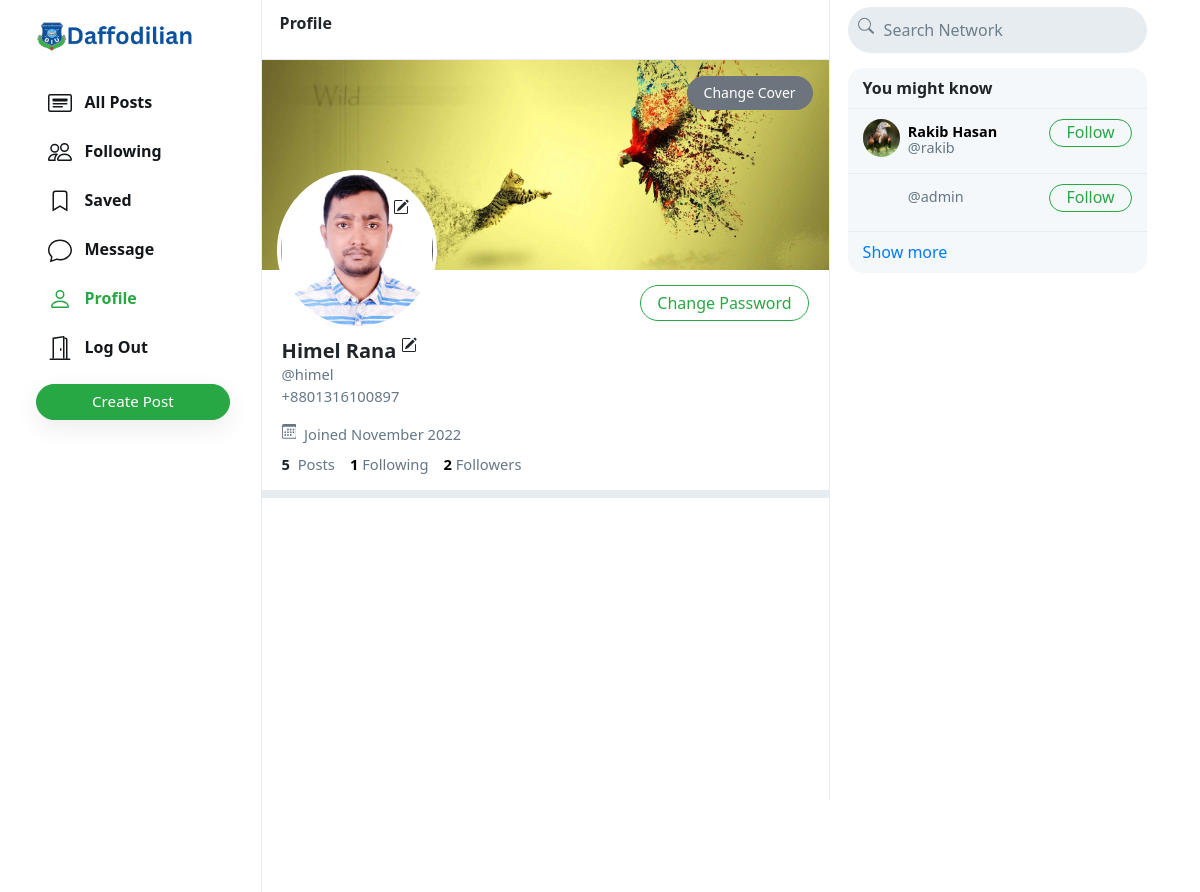
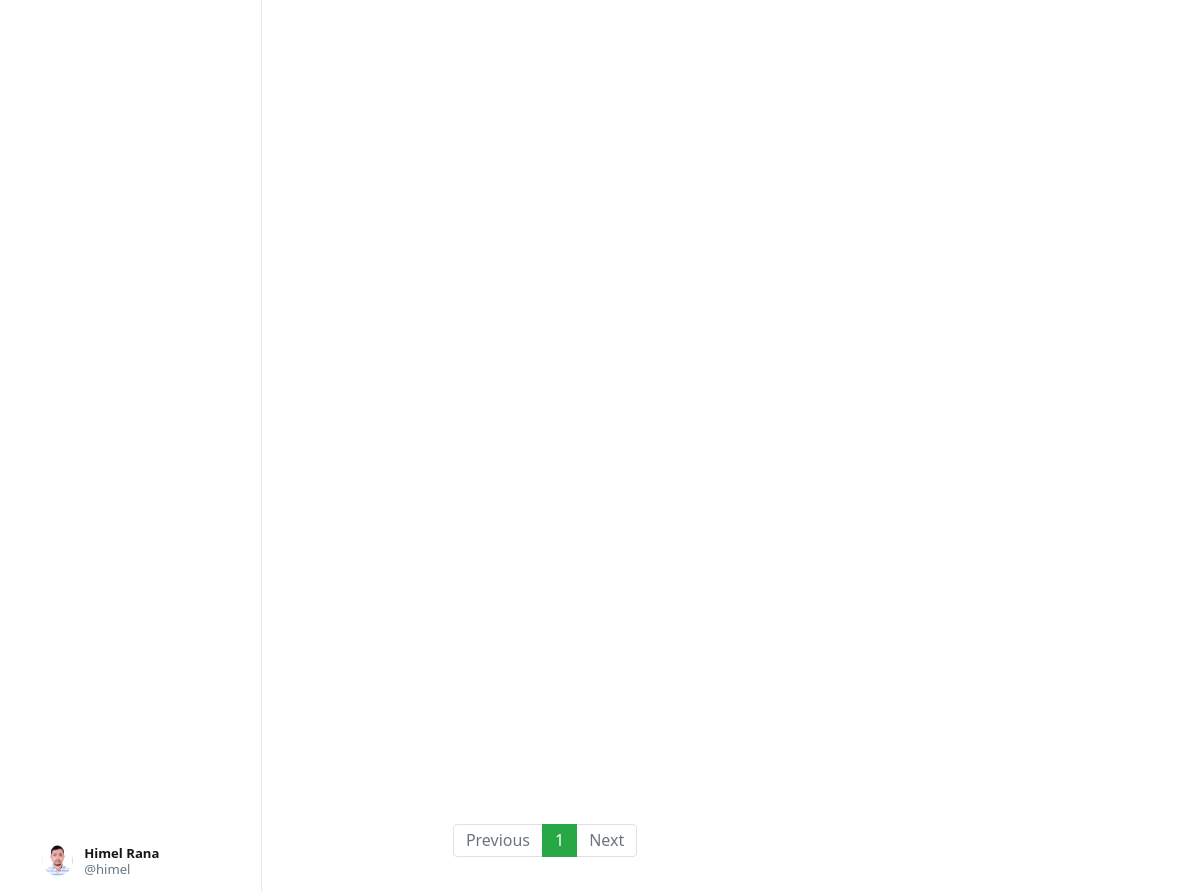
The app's page /himel (signed in) with its own data (2 pictures, top to bottom).
### network/models.py (models this page shows, shortened)
class User(AbstractUser):
    profile_pic = models.ImageField(upload_to='profile_pic/')
    bio = models.TextField(max_length=160, blank=True, null=True)
    cover = models.ImageField(upload_to='covers/', blank=True)

### network/views.py (the view, shortened to what this page needs)
# urls.py: path("<str:username>", views.profile, name='profile'),
@login_required(login_url='/n/login')
def profile(request, username):
    user = User.objects.get(username=username)
    all_posts = Post.objects.filter(creater=user).order_by('-date_created')
    paginator = Paginator(all_posts, 10)
    page_number = request.GET.get('page')
    if page_number == None:
        page_number = 1
    posts = paginator.get_page(page_number)
    followings = []
    suggestions = []
    follower = False
    if request.user.is_authenticated:
        followings = Follower.objects.filter(followers=request.user).values_list('user', flat=True)
        suggestions = User.objects.exclude(pk__in=followings).exclude(username=request.user.username).order_by("?")[:6]
        if request.user in Follower.objects.get(user=user).followers.all():
            follower = True
    follower_count = Follower.objects.get(user=user).followers.all().count()
    following_count = Follower.objects.filter(followers=user).count()
    return render(request, 'network/profile.html', {
        "username": user,
        "posts": posts,
        "posts_count": all_posts.count(),
        "suggestions": suggestions,
        "page": "profile",
        "is_follower": follower,
        "follower_count": follower_count,
        "following_count": following_count
    })

### network/templates/network/profile.html (shortened to what this page needs)
{% extends 'network/index.html' %}
{% load static %}
{% block profile %}
    <div class="profile-view" data-user="{{username.username}}">
        <div class="cover-image" style="background-image: url(/media/{{username.cover}})">
            {% if user.username == username.username %}
            <button onclick="change_cover_photo()" class="btn btn-sm btn-secondary m-3 float-right" href="#">Change Cover</button>
            {% endif %}
        </div>
        <div class="profile-image" style="background-image: url(/media/{{username.profile_pic}})">
            {% if user.username == username.username %}
            <span onclick="change_profile_photo()" style="cursor: pointer;"  class="float-right m-4" href="#">
            </span>
            {% endif %}
        </div>
        <div class="profile-details">
            <div>
                {% if user.username == username.username %}
                    <button onclick="change_password()" class="btn btn-outline-success float-right" >Change Password</button>
                {% elif is_follower %}
                    <button class="btn btn-success float-right" onclick="unfollow_user(this,'{{username.username}}','edit_page')" id="following-btn">Following</button>
                {% else %}
                    <button class="btn btn-outline-success float-right" onclick="follow_user(this,'{{username.username}}','edit_page')" id="follow-btn">Follow</button>
                {% endif %}
            </div>
            <div class="details-data">
                <h5>{{username.first_name}} {{username.last_name}}
                    {% if user.username == username.username %}
                    <span  onclick="change_full_name()">
                    </span>
                    {% endif %}
                </h5>
                <div class="grey">@{{username.username}}</div>
                <div class="grey">+8801316100897
                </div>
                <div class="grey" style="padding: 8px 0px;">
                    &nbsp;Joined {{username.date_joined | date:"F Y"}}
                </div>
                <div>
                    <strong>
                        {{posts_count}}
                    </strong>
                    &nbsp;<span class="grey">Posts</span>
                    <a href="#">
                        <strong id="following__count">{{following_count | default:0}}</strong>&nbsp;<span class="grey">Following</span>
                    </a>
                    <a href="#">
                        <strong id="follower__count">{{follower_count | default:0}}</strong>&nbsp;<span class="grey">Followers</span>
                    </a>
                </div>
            </div>
        </div>
    </div>
    <div class="space"></div>
{% endblock %}

### network/templates/network/layout.html (shortened to what this page needs)
{% load static %}
<!DOCTYPE html>
<html lang="en">
    <head>
        <link rel="stylesheet" href="https://stackpath.bootstrapcdn.com/bootstrap/4.4.1/css/bootstrap.min.css">
        <link href="{% static 'network/styles.css' %}" rel="stylesheet">
    </head>
    <body>
        <div class="body" data-page="{{page}}">
            <div class="sidenav">
                <a href="{% url 'index' %}" class="navbar-brand">
                    <img src="{% static 'network/Images/logo.png' %}" height="31px">
                </a>
                <div style="height: 100%;">
                    <div>
                        <div>
                            <ul>
                                <li class="nav-item" id="all_posts">
                                <a href="{% url 'index' %}" class="nav-link">
                                    <div>
                                        &nbsp;&nbsp;All Posts
                                    </div>
                                </a>
                                </li>
                                {% if user.is_authenticated %}
                                    <li class="nav-item" id="following">
                                        <a href="{% url 'following' %}" class="nav-link">
                                            <div>
                                                &nbsp;&nbsp;Following
                                            </div>
                                        </a>
                                    </li>
                                    <li class="nav-item" id="saved">
                                        <a href="{% url 'saved' %}" class="nav-link">
                                            <div>
                                                <svg width="1.5em" height="1.5em" viewBox="0 0 16 16" class="bi bi-bookmark" fill="currentColor" xmlns="http://www.w3.org/2000/svg">
                                                    <path fill-rule="evenodd" d="M8 12l5 3V3a2 2 0 0 0-2-2H5a2 2 0 0 0-2 2v12l5-3zm-4 1.234l4-2.4 4 2.4V3a1 1 0 0 0-1-1H5a1 1 0 0 0-1 1v10.234z"/>
                                                  </svg>
                                                &nbsp;&nbsp;Saved
                                            </div>
                                        </a>
                                    </li>
                                    <li class="nav-item" id="saved">
                                        <a href="/app/chat" class="nav-link">
                                            <div>
                                                &nbsp;&nbsp;Message
                                            </div>
                                        </a>
                                    </li>
                                    <li class="nav-item" id="profile">
                                        <a href="{% url 'profile' user.username %}" class="nav-link">
                                            <div>
                                                &nbsp;&nbsp;Profile
                                            </div>
                                        </a>
                                    </li>
                                    <li class="nav-item" id="logout">
                                        <a href="{% url 'logout' %}" class="nav-link">
                                            <div>
                                                &nbsp;&nbsp;Log Out
                                            </div>
                                        </a>
                                    </li>
                                {% endif %}
                            </ul>
                        </div>
                        {% if user.is_authenticated %}
                            <button id="popup-btn" class="btn btn-success new-post-btn" onclick="createpost()">Create Post</button>
                        {% endif %}
                    </div>
                    <div style="position: absolute; bottom: 10px;">
                        {% if user.is_authenticated %}
                            <li class="nav-item sidenav-user">
                                <a href="{% url 'profile' user.username %}" class="nav-link">
                                    <div class="user_account">
                                        <div class="small-profilepic" style="float: left; background-image: url(/media/{{user.profile_pic}})"></div>
                                        <div style="height: 2.7vw; margin: auto;">
                                            <div style="margin-top: 4px;"><strong>{{user.first_name}} {{user.last_name}}</strong></div>
                                            <div class="grey" style="margin-top: 4px;">@{{ user.username }}</div>
                                        </div>
                                    </div>
                                </a>
                            </li>
                        {% endif %}
                    </div>
                </div>
            </div>
            {% block body %}
            {% endblock %}
            <div class="right-div">
                <nav class="head">
                    <form action="#">
                        <div class="search-div">
                            <div>
                            </div>
                            <input type="text" name="query" id="search-box" placeholder="Search Network">
                        </div>
                    </form>
                </nav>
                <div class='right-div-content'>
                    <div class="space" style="background-color: white;"></div>
                    {% if user.is_authenticated %}
                        <div class="suggestion-box">
                            <div class="suggestion-header">
                                You might know
                            </div>
                            {% for suggestion in suggestions %}
                                <div class="suggestion-user">
                                    <div>
                                        <a href="{% url 'profile' suggestion.username %}">
                                            <div class="small-profilepic" style="background-image: url(/media/{{suggestion.profile_pic}})"></div>
                                        </a>
                                    </div>
                                    <div class="user-details">
                                        <a href="{% url 'profile' suggestion.username %}">
                                            <div id="user-name">
                                                <strong>
                                                    {{suggestion.first_name}} {{suggestion.last_name}}
                                                </strong>
                                            </div>
                                            <div class="grey">@{{suggestion.username}}</div>
                                        </a>
                                    </div>
                                    <div>
                                        <button class="btn btn-outline-success" type="button" onclick="follow_user(this,'{{suggestion.username}}','suggestion')">Follow</button>
                                    </div>
                                </div>
                            {% empty %}
                                    <div style="text-align: center; border-bottom: .5px solid #e6ecf0; padding: 10px 15px;">
                                        <span class="grey" style="font-size: .9em;">No suggestions available.</span>
                                    </div>
                            {% endfor %}
                            <div class="suggestion-footer">
                                <a href="#">Show more</a>
                            </div>
                        </div>
                    {% endif %}
                </div>
            </div>
        </div>
    </body>
</html>

### network/static/network/styles.css (style rules this page uses)
.body { display: flex; min-height: 100%; font-family: system-ui, sans-serif; }
.btn { border-radius: 20px; padding: 0.32rem 1rem 0.375rem 1rem; }
.btn, .btn:focus, .btn:active { box-shadow: none !important; -webkit-box-shadow: none !important; }
.grey { color: #657786; }
svg { vertical-align: text-top; }
.sidenav { height: 100%; width: 21.8%; position: fixed; top: 0; left: 0; padding: 15px; list-style: none; border-right: .5px solid #e6ecf0; z-index: 100; padding-left: 3%; background-color: white; }
.sidenav ul { list-style: none; padding-left: 0px; margin-top: 3vh; }
.sidenav li { margin-top: 7px; }
.sidenav .nav-link { color: #14171a; line-height: .7em; font-weight: 700; padding: 0px; }
.sidenav .nav-link > div { padding: 10px 20px 8px 12px; border-radius: 25px; line-height: 0.9em; width: max-content; }
.new-post-btn { padding-left: 55px !important; padding-right: 55px !important; font-size: .95em; font-weight: 530; box-shadow: rgba(0, 0, 0, 0.08) 0px 8px 24px !important; }
.user_account { display: flex; font-size: .82rem; font-weight: normal; padding-top: 3px !important; padding-bottom: 3px !important; padding-left: 3px !important; }
.user_account .small-profilepic { transform: scale(.82); margin-left: auto; margin-top: auto; }
.active a { color: #28a745 !important; }
.head { height: 7.5vh; }
.small-profilepic { width: 3.1vw; height: 3.1vw; border-radius: 9999px; overflow: hidden; margin-right: 8px; background-size: cover; background-repeat: no-repeat; background-position: center; box-sizing: content-box; }
.space { height: 8px; background-color: #e6ecf0; }
.cover-image { height: 210px; background-size: cover; background-position: center; background-repeat: no-repeat; background-color: #ccd6dd; }
.profile-image { width: 160px; height: 160px; position: absolute; left: 15px; top: 110px; border-radius: 99999px; border: 4px solid white; background-size: cover; background-repeat: no-repeat; background-position: center; background-color: white; }
.profile-details { padding: 15px 20px; }
.profile-details button { padding-bottom: 0.3rem; }
.profile-details > .details-data { margin-top: 52px; font-size: .92em; }
.profile-details h5 { font-weight: 800; margin-bottom: 0px; }
.profile-details a { color: black; text-decoration: none; }
.right-div { width: 28%; height: 100vh; position: fixed; right: 2.95%; border-left: .5px solid #e6ecf0; background-color: white; }
.right-div .head { padding: .9vh 1.5vw; }
.right-div .search-div { margin-left: auto; margin-right: auto; display: flex; border-radius: 25px; background-color: #e6ecf0; padding-left: 10px; padding-right: 10px; vertical-align: middle; }
#search-box { height: 5.7vh; border: none; background: none; outline: none; width: 100%; margin-left: 8px; }
#search-box::placeholder { color: #6d7e8c; }
.right-div-content { height: 92.5vh; overflow: auto; padding-left: 1.5vw; padding-right: 1.5vw; }
.suggestion-box, .guest-box { border-radius: 15px; overflow: hidden; background-color: #f5f8fa; }
.suggestion-header { padding: 13px 15px; line-height: .9em; font-weight: 800; border-bottom: .5px solid #e6ecf0; }
.suggestion-user { display: flex; padding: 10px 15px; font-size: .9em; border-bottom: .5px solid #e6ecf0; }
.suggestion-user a { color: black; text-decoration: none; }
.user-details { flex: 1; line-height: 1.1em; padding: 5px 0px 7px 0px; }
.suggestion-user .btn { padding: 0em 1em .09em 1em; }
.suggestion-footer { padding: 13px 15px; line-height: .9em; }
.suggestion-footer a { text-decoration: none; }

### records on screen
User: profile_pic (picture), first_name "Himel", last_name "Rana", username "himel", cover (picture), date_joined "November 2022"
User: profile_pic (picture), first_name "Rakib", last_name "Hasan", username "rakib"
User: username "admin"

### other values on screen
{{ posts_count }} "5"
{{ following_count | default:0 }} "1"
{{ follower_count | default:0 }} "2"
{{ each }} "1"
